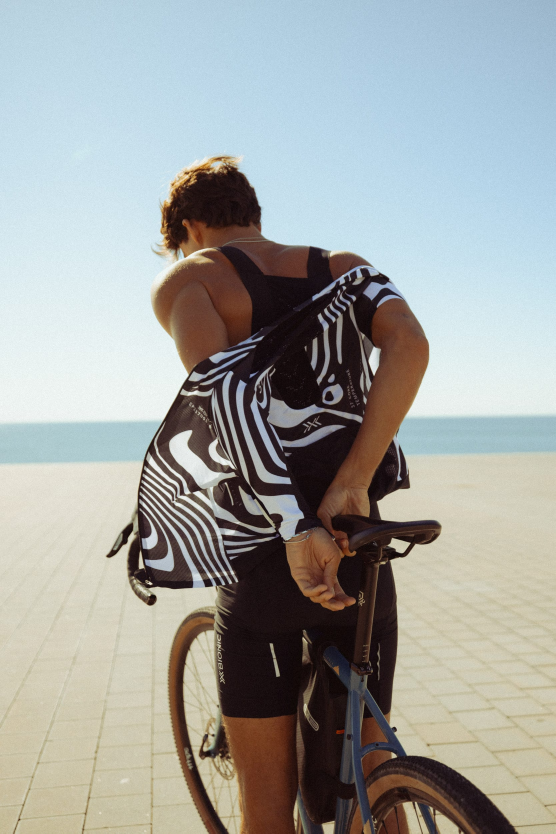
#> input picture artifacts-cases/site-assets/media/image/xbionic-cycling.jpg, 1667 x 2500 px, found by its file name (shown at 1/3 size)
$ python regen-narrow-webp.py
#> lines starting #> are read from the running program, lines starting #| are printed output that depends on the picture; pictures that were not available may be replaced by others from this repository, and a replacement may not be noted
#!/usr/bin/env python3
"""Regenerate ONLY the narrow-source /cases covers at higher resolution.

Replicates the (now-absent) gen-webp.mjs behaviour: resize the staged source
(public/cases-assets/<name>) preserving aspect ratio, encode webp q=80.
The object-position crop is applied in CSS (not baked), so this is a pure resize.

Targets: 1x = 512px wide, 2x = 1024px wide (matches the live's ~512px decode).
Safety gate: before overwriting, downscale the source to the CURRENT webp size and
compare to the existing file; only proceed if they match (correct slug->source map).
"""
import os
from PIL import Image, ImageChops
import numpy as np

ASSETS = "workspace/public/cases-assets"
OUT = "workspace/public/images"
Q = 80
W1X, W2X = 512, 1024

# slug -> staged source filename
SRC = {
 "x-bionic":"xbionic-cycling.jpg",
 "foam-platform":"mous-lamrabat.jpg",
 "x-bionic-terraskin":"xbionic-terraskin-trail-running.jpg",
 "klabu":"hibo-en-hani-from-somalia.jpg",
 "roger-vivier":"roger-vivier-express-campaign.jpg",
 "secrid":"secrid-cover.jpg",
 "foam-talent-2021":"foam-talent-2021.jpg",
 "stellar-development":"stellar-development-hero.jpg",
 "moooi":"moooi-milan-design-week-2024.webp",
 "alpine":"alpine-earplugs-photography.jpg",
 "ace-and-tate":"ace-and-tate-portrait.jpg",
 "ark8":"elden-ring-campaign-by-ark8.jpg",
 "rocycle":"rocycle-staged-set.jpg",
}

def mean_diff(a, b):
    a = a.convert("RGB"); b = b.convert("RGB").resize(a.size)
    return float(np.asarray(ImageChops.difference(a, b)).mean())

print(f"{'slug':20s} {'mapcheck':10s} {'old 1x':10s} -> {'new 1x':10s} {'new 2x':10s}")
rows = []
for slug, fn in SRC.items():
    src = Image.open(os.path.join(ASSETS, fn))
#> src is the input picture: PIL image 1667x2500 RGB; mean R, G, B 161.3, 163.9, 160.8
    cur1x_path = os.path.join(OUT, f"{slug}.webp")
    cur = Image.open(cur1x_path)
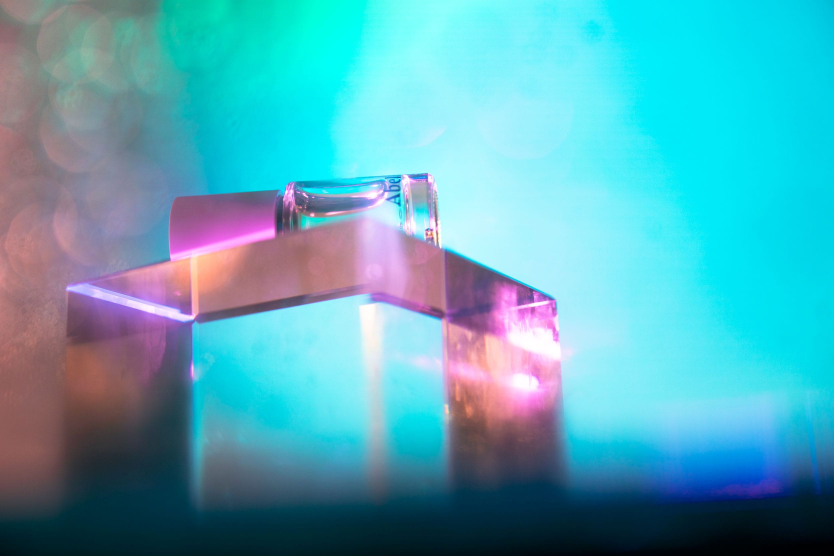
#> input picture artifacts-cases/site-assets/media/image/abel-nori.jpg, 2500 x 1667 px, given in place of x-bionic.webp, which was not available (shown at 1/3 size)
#> cur is the input picture: PIL image 2500x1667 RGB; mean R, G, B 85.5, 167.5, 183.6
    cw, ch = cur.size
#> cw = 2500; ch = 1667
    # safety gate: source resized to current size should resemble the current webp
    md = mean_diff(cur, src)
#> in mean_diff, `b = b.convert('RGB').resize(a.size)`:
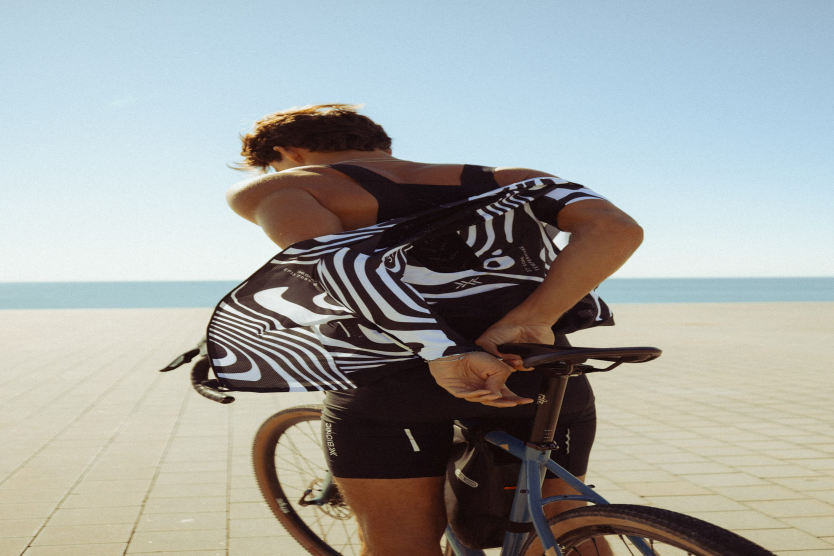
#> b: PIL image 2500x1667 RGB (shown at 1/3 size); mean R, G, B 161.3, 163.9, 160.8
#> md = 91.74
    ok = md < 28
#> ok = False
    if not ok:
        print(f"{slug:20s} MISMATCH({md:.1f})  -- SKIPPED (verify mapping)")
#| x-bionic             MISMATCH(91.7)  -- SKIPPED (verify mapping)
        continue
    sw, sh = src.size
    h1 = round(W1X * sh / sw)
    h2 = round(W2X * sh / sw)
    im1 = src.resize((W1X, h1), Image.LANCZOS)
    im2 = src.resize((W2X, h2), Image.LANCZOS)
    im1.save(cur1x_path, "WEBP", quality=Q, method=6)
    im2.save(os.path.join(OUT, f"{slug}@2x.webp"), "WEBP", quality=Q, method=6)
    print(f"{slug:20s} ok({md:4.1f})   {cw}x{ch:<6} -> {W1X}x{h1:<6} {W2X}x{h2}")
    rows.append((slug, W1X, h1, W2X, h2))
#> pass 2 of the loop `for slug, fn in SRC.items():`:
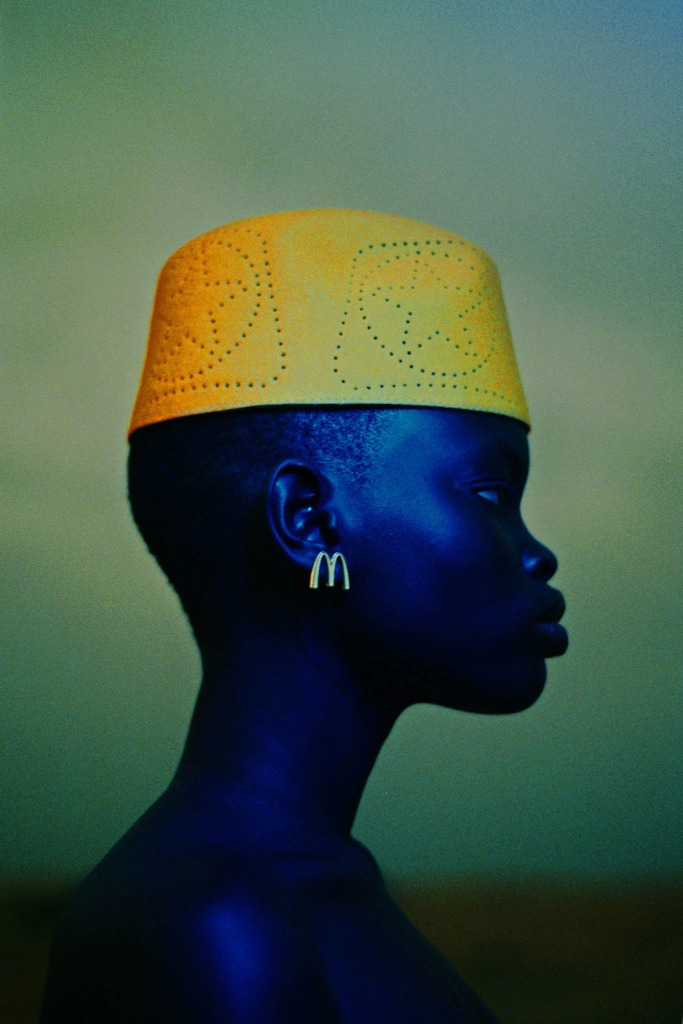
#> input picture artifacts-cases/site-assets/media/image/mous-lamrabat.jpg, 2732 x 4096 px, found by its file name (shown at 1/4 size)
#> src is the input picture: PIL image 2732x4096 RGB; mean R, G, B 65.4, 86.4, 72.7
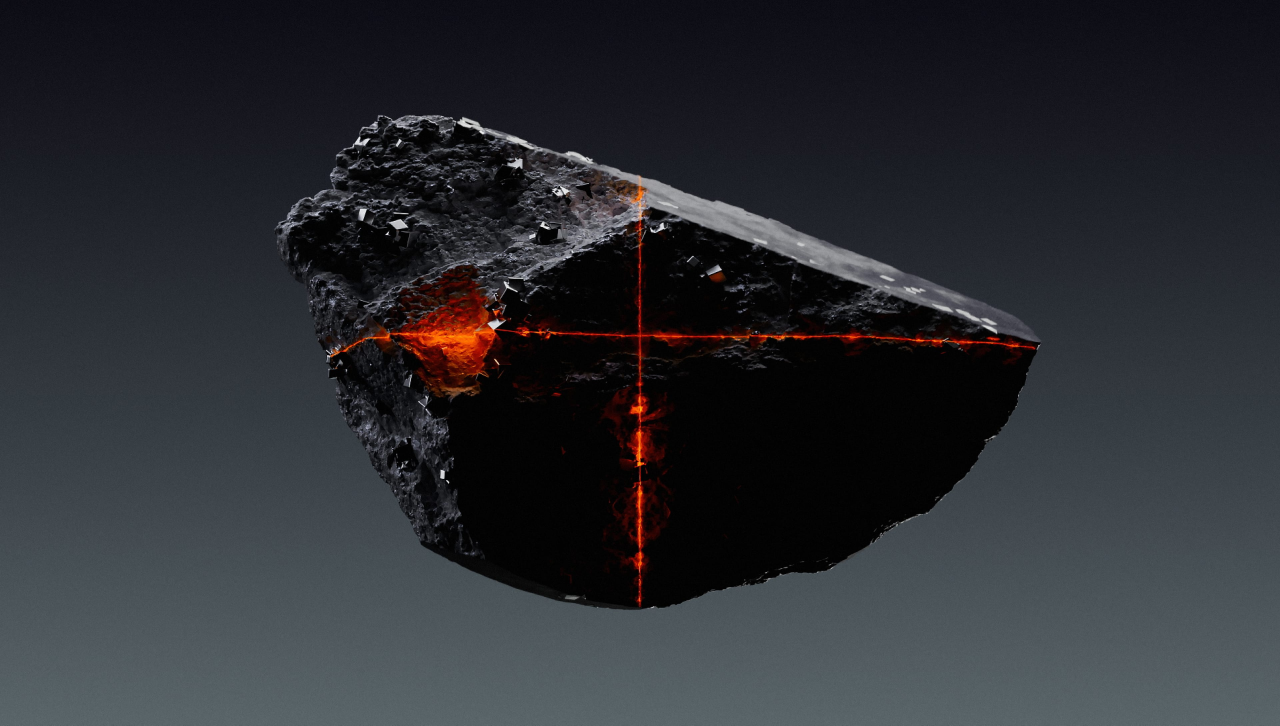
#> input picture artifacts-cases/site-assets/media/image/bezier-reveal.jpg, 3840 x 2176 px, given in place of foam-platform.webp, which was not available (shown at 1/3 size)
#> cur is the input picture: PIL image 3840x2176 RGB; mean R, G, B 43.3, 45.2, 49.8
#> in mean_diff (call 2), `b = b.convert('RGB').resize(a.size)`:
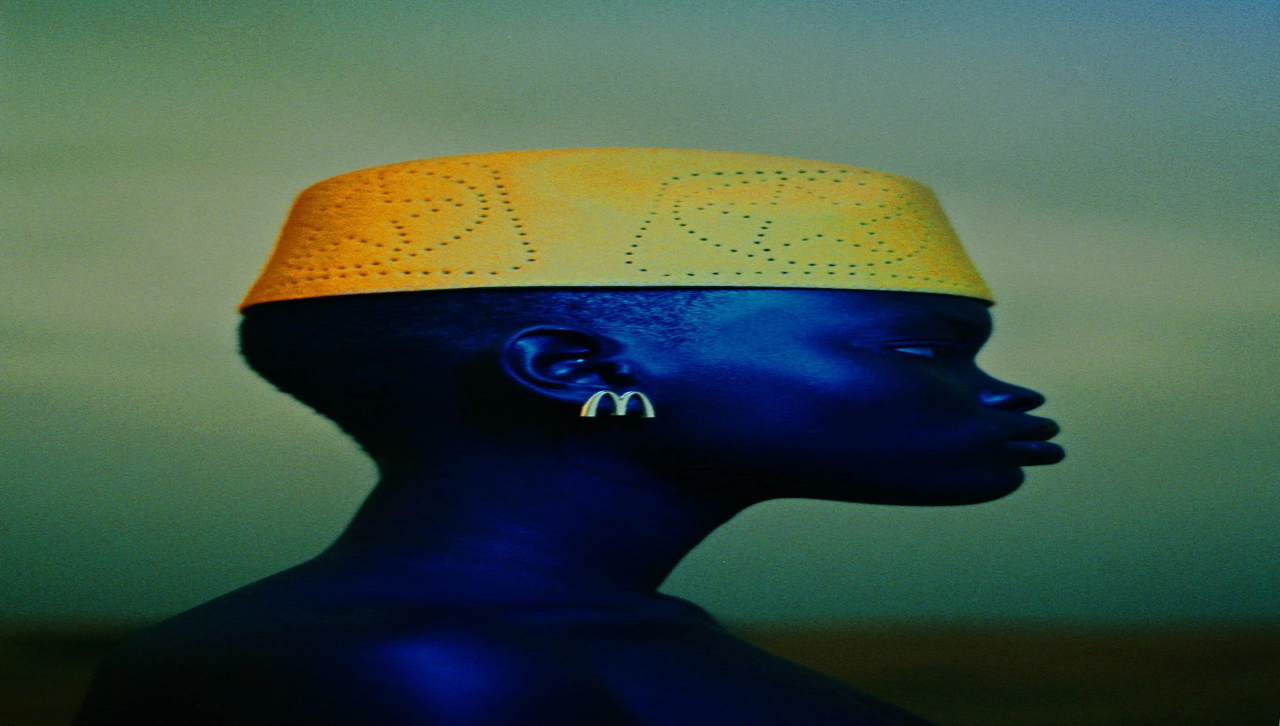
#> b: PIL image 3840x2176 RGB (shown at 1/3 size); mean R, G, B 65.4, 86.4, 72.7
#> md = 63.81
#| foam-platform        MISMATCH(63.8)  -- SKIPPED (verify mapping)
#> pass 3 of the loop `for slug, fn in SRC.items():`:
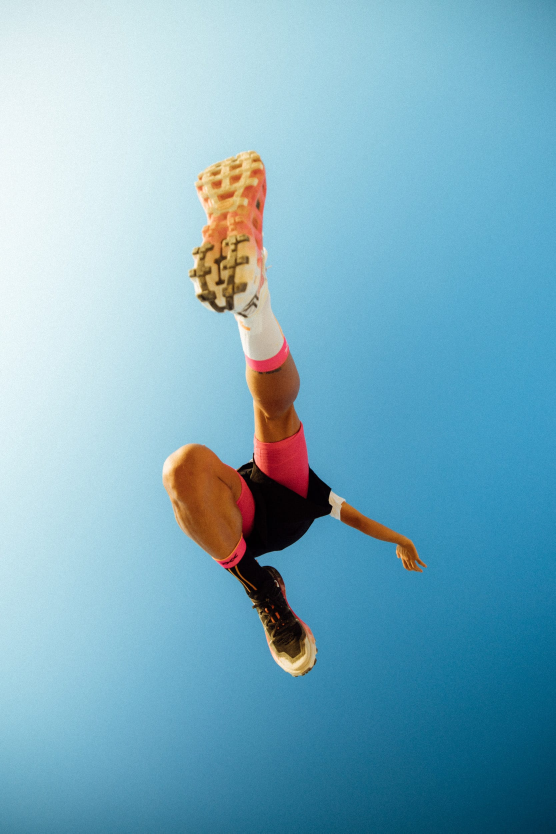
#> input picture artifacts-cases/site-assets/media/image/xbionic-terraskin-trail-running.jpg, 1667 x 2500 px, found by its file name (shown at 1/3 size)
#> src is the input picture: PIL image 1667x2500 RGB; mean R, G, B 123.6, 173.9, 193
#> in mean_diff (call 3), `b = b.convert('RGB').resize(a.size)`:
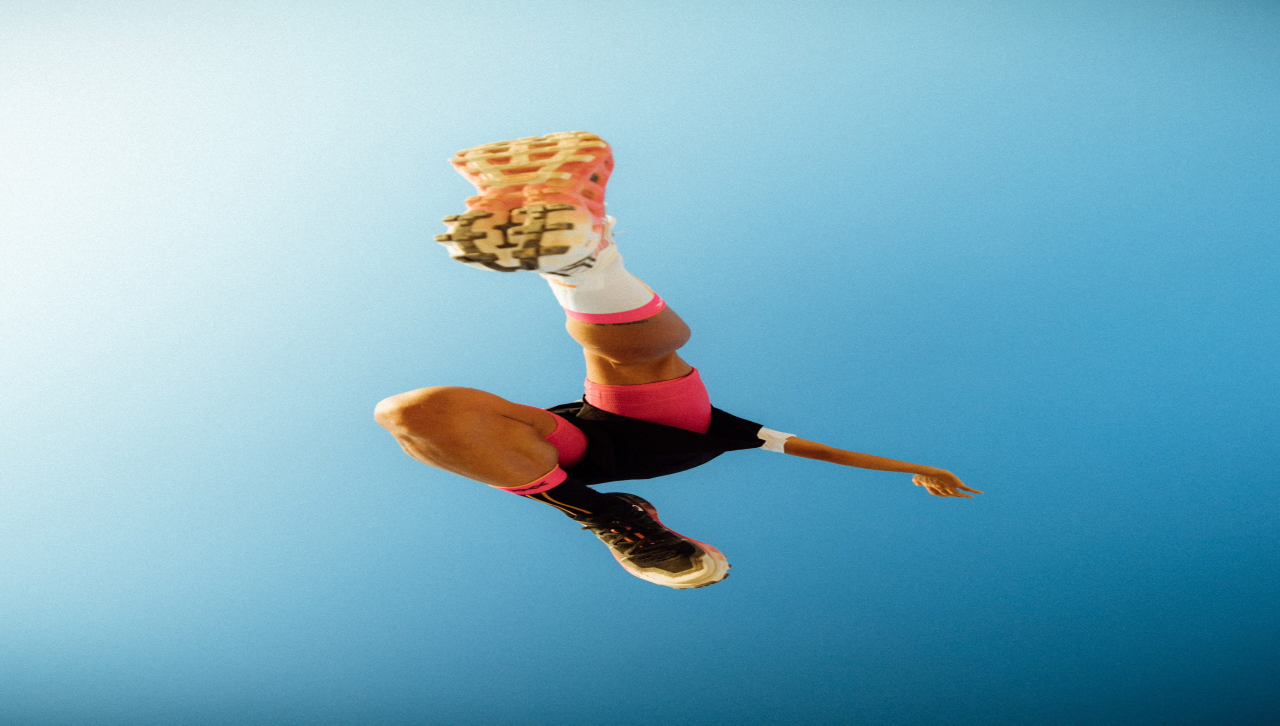
#> b: PIL image 3840x2176 RGB (shown at 1/3 size); mean R, G, B 123.6, 173.9, 193
#> md = 124.2
#| x-bionic-terraskin   MISMATCH(124.2)  -- SKIPPED (verify mapping)
#> (the run stopped early here; a loop or call above may not have finished)
